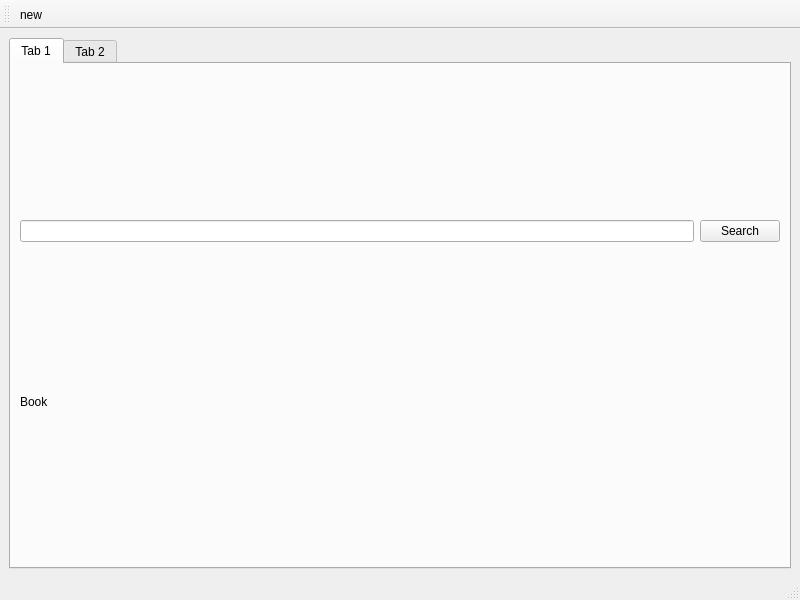
<?xml version="1.0" encoding="UTF-8"?>
<ui version="4.0">
 <class>BookWindow</class>
 <widget class="QMainWindow" name="BookWindow">
  <property name="geometry">
   <rect>
    <x>0</x>
    <y>0</y>
    <width>800</width>
    <height>600</height>
   </rect>
  </property>
  <property name="windowTitle">
   <string>MainWindow</string>
  </property>
  <widget class="QWidget" name="centralwidget">
   <layout class="QGridLayout" name="gridLayout">
    <item row="0" column="0">
     <widget class="QTabWidget" name="tabWidget">
      <property name="currentIndex">
       <number>0</number>
      </property>
      <widget class="QWidget" name="tab">
       <attribute name="title">
        <string>Tab 1</string>
       </attribute>
       <layout class="QGridLayout" name="gridLayout_2">
        <item row="1" column="1" colspan="2">
         <widget class="QLabel" name="label">
          <property name="sizePolicy">
           <sizepolicy hsizetype="Preferred" vsizetype="Fixed">
            <horstretch>0</horstretch>
            <verstretch>0</verstretch>
           </sizepolicy>
          </property>
          <property name="text">
           <string>Book</string>
          </property>
         </widget>
        </item>
        <item row="0" column="2">
         <widget class="QPushButton" name="pushButton_2">
          <property name="sizePolicy">
           <sizepolicy hsizetype="Fixed" vsizetype="Fixed">
            <horstretch>0</horstretch>
            <verstretch>0</verstretch>
           </sizepolicy>
          </property>
          <property name="text">
           <string>Search</string>
          </property>
         </widget>
        </item>
        <item row="0" column="1">
         <widget class="QLineEdit" name="lineEdit"/>
        </item>
        <item row="2" column="1" colspan="2">
         <layout class="QGridLayout" name="gridLayout_4"/>
        </item>
       </layout>
      </widget>
      <widget class="QWidget" name="tab_2">
       <attribute name="title">
        <string>Tab 2</string>
       </attribute>
       <layout class="QGridLayout" name="gridLayout_3"/>
      </widget>
     </widget>
    </item>
   </layout>
  </widget>
  <widget class="QMenuBar" name="menubar">
   <property name="geometry">
    <rect>
     <x>0</x>
     <y>0</y>
     <width>800</width>
     <height>23</height>
    </rect>
   </property>
  </widget>
  <widget class="QStatusBar" name="statusbar"/>
  <widget class="QToolBar" name="toolBar">
   <property name="windowTitle">
    <string>toolBar</string>
   </property>
   <attribute name="toolBarArea">
    <enum>TopToolBarArea</enum>
   </attribute>
   <attribute name="toolBarBreak">
    <bool>false</bool>
   </attribute>
   <addaction name="actionNew"/>
  </widget>
  <action name="actionNew">
   <property name="icon">
    <iconset resource="icon.qrc">
     <normaloff>:/icons/folder.png</normaloff>:/icons/folder.png</iconset>
   </property>
   <property name="text">
    <string>new</string>
   </property>
  </action>
 </widget>
 <resources>
  <include location="icon.qrc"/>
 </resources>
 <connections/>
</ui>
